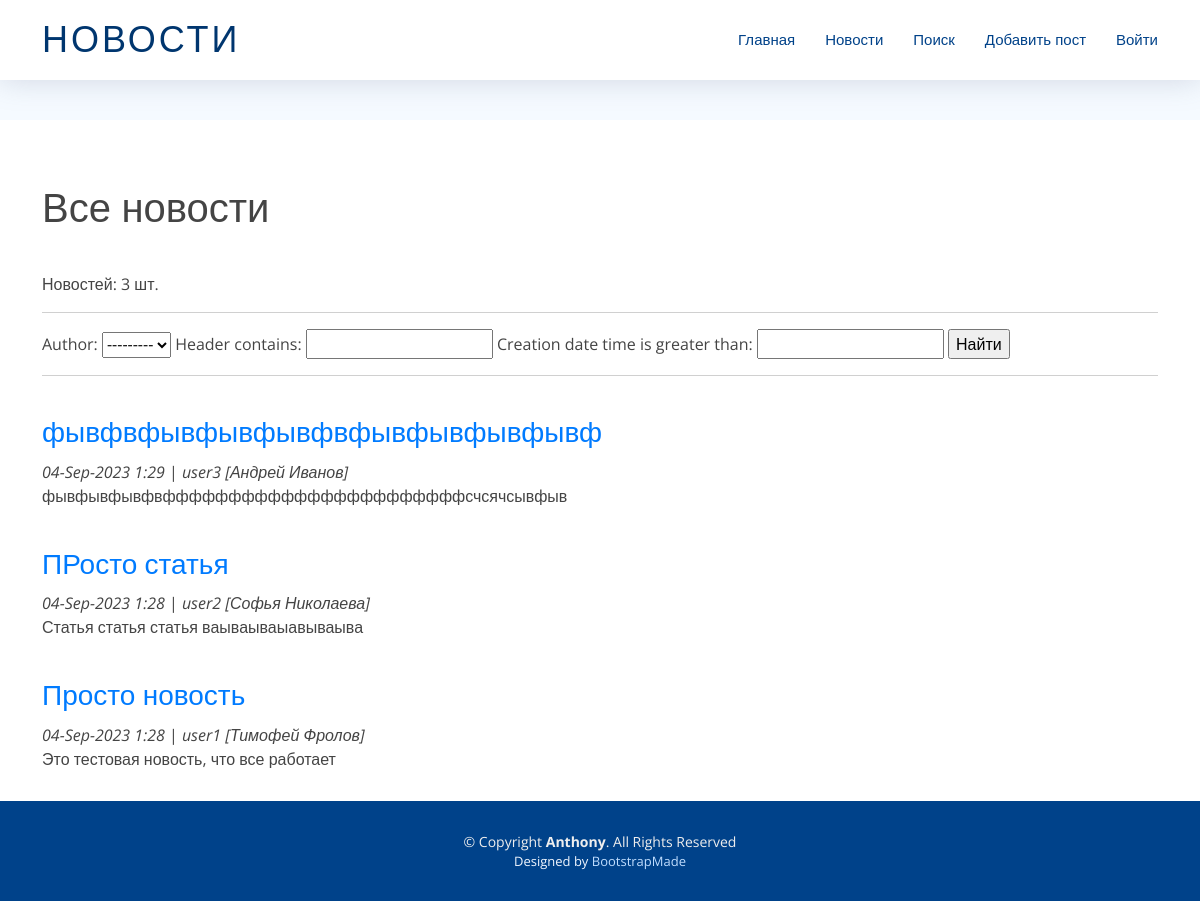
/news/search, run on the app's committed database.
### news/models.py (models this page shows, shortened)
class Post(models.Model):
    author = models.ForeignKey(Author, null=False, on_delete = models.CASCADE)
    article = 'ar'
    news = 'nw'
    TYPES = [
        (article, 'Статья'),
        (news, 'Новость'),
    ]
    type = models.CharField(max_length = 2,
                                choices = TYPES,
                                default = news)
    creation_date_time = models.DateTimeField(auto_now_add = True)
    category = models.ManyToManyField(Category, through = 'PostCategory')
    header = models.CharField(max_length=255, null=False)
    main_text = models.TextField()
    rating = models.IntegerField(default=0)

class Author(models.Model):
    username = models.OneToOneField(User, on_delete=models.CASCADE)
    user_rating = models.IntegerField(default=0)
    def __str__(self):
        return f'{self.username}'

### news/views.py (the view)
# urls.py: path('search', SearchList.as_view(), name='search'),
class SearchList(ListView):
    model = Post
    template_name = 'search.html'
    context_object_name = 'posts'
    queryset = Post.objects.order_by('-id')
    def get_context_data(self, **kwargs):
        context = super().get_context_data(**kwargs)
        context['filter'] = PostFilter(self.request.GET, queryset=self.get_queryset()) # вписываем наш фильтр в контекст
        return context

### news/templatetags/custom_filters.py (called while the page is built)
@register.filter(name='censor')
def censor(value):
    return " ".join([word[0] + "*"*(len(word)-2) + word[-1] if word.lower() in stop_words.filter_words else word for word in value.split()])

### templates/search.html (shortened to what this page needs)
{% extends 'flatpages/default.html' %}
{% load custom_filters %}
{% block content %}
<h1>Все новости</h1>
    Новостей: {{ posts | length}} шт.
    <hr>
    <form method="GET">
        {{ filter.form }}
        <input type="submit" value="Найти">
    </form>
    <hr>
    {% if posts %}
        {% for post in filter.qs %}
            <span><h3><a href="{{ post.id }}">{{ post.header | censor  }} </a></h3>
            <p><i>{{ post.creation_date_time| date:'d-M-Y g:i' }}</i> |
            <i>{{ post.author.username}} [{{ post.author.username.first_name}} {{ post.author.username.last_name}}]</i><br>
            {{ post.main_text|censor|truncatechars:50 }}</p></span>
        {% endfor %}
    {% else %}
        <h2>Новостей нет!</h2>
    {% endif %}
{% endblock content %}

### static/assets/css/style.css (style rules this page uses)
body { background: #fff; color: #444; font-family: "Open Sans", sans-serif; }
a { color: #007bff; text-decoration: none; transition: 0.5s; }
p { padding: 0; margin: 0 0 30px 0; }
h1, h2, h3, h4, h5, h6 { font-family: "Montserrat", sans-serif; font-weight: 400; margin: 40px 0 10px 0; padding: 0; }

### data on the page
Post: header|censor "фывфвфывфывфывфвфывфывфывфывф", creation_date_time "04-Sep-2023 1:29", author.username "user3", author.username.first_name "Андрей", author.username.last_name "Иванов", main_text|censor "фывфывфывфвфффффффффффффффффффффффсчсячсывфыв"
Post: header|censor "ПРосто статья", creation_date_time "04-Sep-2023 1:28", author.username "user2", author.username.first_name "Софья", author.username.last_name "Николаева", main_text|censor "Статья статья статья ваываываыавываыва"
Post: header|censor "Просто новость", creation_date_time "04-Sep-2023 1:28", author.username "user1", author.username.first_name "Тимофей", author.username.last_name "Фролов", main_text|censor "Это тестовая новость, что все работает"

### other printed values
{{ posts | length }} "3"
